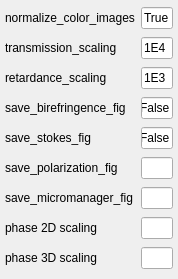
           <widget class="QWidget" name="scrollarea_plotting_contents">
            <property name="geometry">
             <rect>
              <x>0</x>
              <y>0</y>
              <width>178</width>
              <height>279</height>
             </rect>
            </property>
            <layout class="QGridLayout" name="gridLayout_8">
             <property name="leftMargin">
              <number>5</number>
             </property>
             <property name="topMargin">
              <number>5</number>
             </property>
             <property name="rightMargin">
              <number>5</number>
             </property>
             <property name="bottomMargin">
              <number>5</number>
             </property>
             <property name="verticalSpacing">
              <number>-1</number>
             </property>
             <item row="0" column="0">
              <widget class="QLabel" name="label_normalize_color_images">
               <property name="text">
                <string>normalize_color_images</string>
               </property>
              </widget>
             </item>
             <item row="0" column="1">
              <widget class="QLineEdit" name="le_normalize_color_images">
               <property name="text">
                <string>True</string>
               </property>
              </widget>
             </item>
             <item row="1" column="0">
              <widget class="QLabel" name="label_transmission_scaling">
               <property name="text">
                <string>transmission_scaling</string>
               </property>
              </widget>
             </item>
             <item row="1" column="1">
              <widget class="QLineEdit" name="le_transmission_scaling">
               <property name="text">
                <string>1E4</string>
               </property>
              </widget>
             </item>
             <item row="2" column="0">
              <widget class="QLabel" name="label_retardance_scaling">
               <property name="text">
                <string>retardance_scaling</string>
               </property>
              </widget>
             </item>
             <item row="2" column="1">
              <widget class="QLineEdit" name="le_retardance_scaling">
               <property name="text">
                <string>1E3</string>
               </property>
              </widget>
             </item>
             <item row="3" column="0">
              <widget class="QLabel" name="label_save_birefringence_fig">
               <property name="text">
                <string>save_birefringence_fig</string>
               </property>
              </widget>
             </item>
             <item row="3" column="1">
              <widget class="QLineEdit" name="le_save_birefringence_fig">
               <property name="text">
                <string>False</string>
               </property>
              </widget>
             </item>
             <item row="4" column="0">
              <widget class="QLabel" name="label_save_stokes_fig">
               <property name="text">
                <string>save_stokes_fig</string>
               </property>
              </widget>
             </item>
             <item row="4" column="1">
              <widget class="QLineEdit" name="le_save_stokes_fig">
               <property name="text">
                <string>False</string>
               </property>
              </widget>
             </item>
             <item row="5" column="0">
              <widget class="QLabel" name="label_save_polarization_fig">
               <property name="text">
                <string>save_polarization_fig</string>
               </property>
              </widget>
             </item>
             <item row="5" column="1">
              <widget class="QLineEdit" name="le_save_polarization_fig"/>
             </item>
             <item row="6" column="0">
              <widget class="QLabel" name="label_save_micromanager_fig">
               <property name="text">
                <string>save_micromanager_fig</string>
               </property>
              </widget>
             </item>
             <item row="6" column="1">
              <widget class="QLineEdit" name="le_save_micromanager_fig"/>
             </item>
             <item row="7" column="0">
              <widget class="QLabel" name="label_phase_2d_scaling">
               <property name="text">
                <string>phase 2D scaling</string>
               </property>
              </widget>
             </item>
             <item row="7" column="1">
              <widget class="QLineEdit" name="le_phase_2d_scaling"/>
             </item>
             <item row="8" column="0">
              <widget class="QLabel" name="label_phase_3d_scaling">
               <property name="text">
                <string>phase 3D scaling</string>
               </property>
              </widget>
             </item>
             <item row="8" column="1">
              <widget class="QLineEdit" name="le_phase_3d_scaling"/>
             </item>
            </layout>
           </widget>
